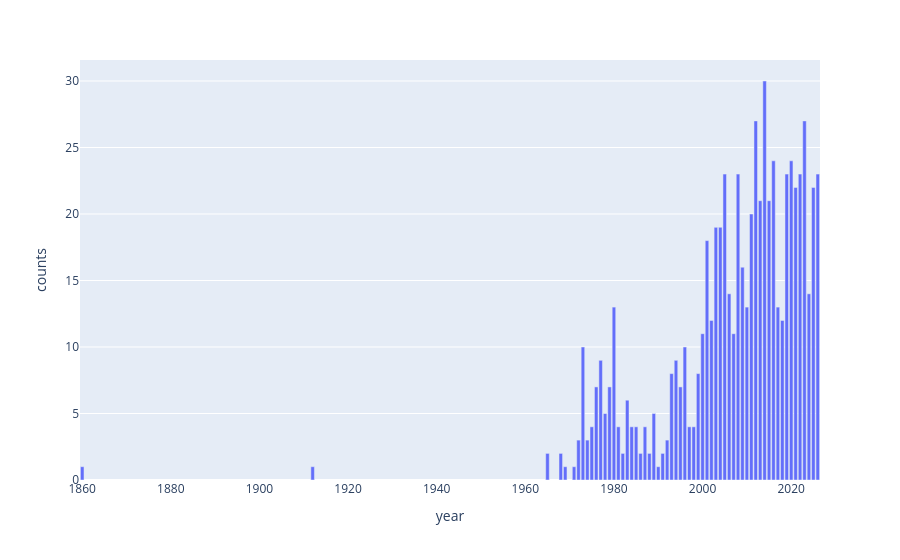

Write notebook code for a chart like this one.
### Code cell
#Mit der Bibliothek plotly können interaktive Graphen geplottet werden:
import plotly.express as px

fig1 = px.bar(df_vis, x='year', y='counts')
fig1.show() #Mit der Funktion .show() wird der fertige Graph angezeigt.

### Figure 1 — Plotly figure (JSON) as saved in the notebook; plotly's stock layout.template omitted (floating-point values rounded to 4 significant figures)
{"data": [{"hovertemplate": "year=%{x}<br>counts=%{y}<extra></extra>", "legendgroup": "", "marker": {"color": "#636efa", "pattern": {"shape": ""}}, "name": "", "orientation": "v", "showlegend": false, "textposition": "auto", "type": "bar", "x": [2014, 2012, 2023, 2016, 2020, 2005, 2022, 2008, 2026, 2019, 2021, 2025, 2015, 2013, 2011, 2003, 2004, 2001, 2009, 2006, 2024, 2010, 2017, 1980, 2002, 2018, 2000, 2007, 1973, 1996, 1977, 1994, 1993, 1999, 1995, 1976, 1979, 1983, 1989, 1978, 1985, 1975, 1981, 1987, 1984, 1998, 1997, 1974, 1992, 1972, 1982, 1965, 1968, 1988, 1991, 1986, 1990, 1969, 1912, 1860, 1971], "xaxis": "x", "y": [30, 27, 27, 24, 24, 23, 23, 23, 23, 23, 22, 22, 21, 21, 20, 19, 19, 18, 16, 14, 14, 13, 13, 13, 12, 12, 11, 11, 10, 10, 9, 9, 8, 8, 7, 7, 7, 6, 5, 5, 4, 4, 4, 4, 4, 4, 4, 3, 3, 3, 2, 2, 2, 2, 2, 2, 1, 1, 1, 1, 1], "yaxis": "y"}], "layout": {"barmode": "relative", "legend": {"tracegroupgap": 0}, "margin": {"t": 60}, "xaxis": {"anchor": "y", "domain": [0, 1], "title": {"text": "year"}}, "yaxis": {"anchor": "x", "domain": [0, 1], "title": {"text": "counts"}}}}
